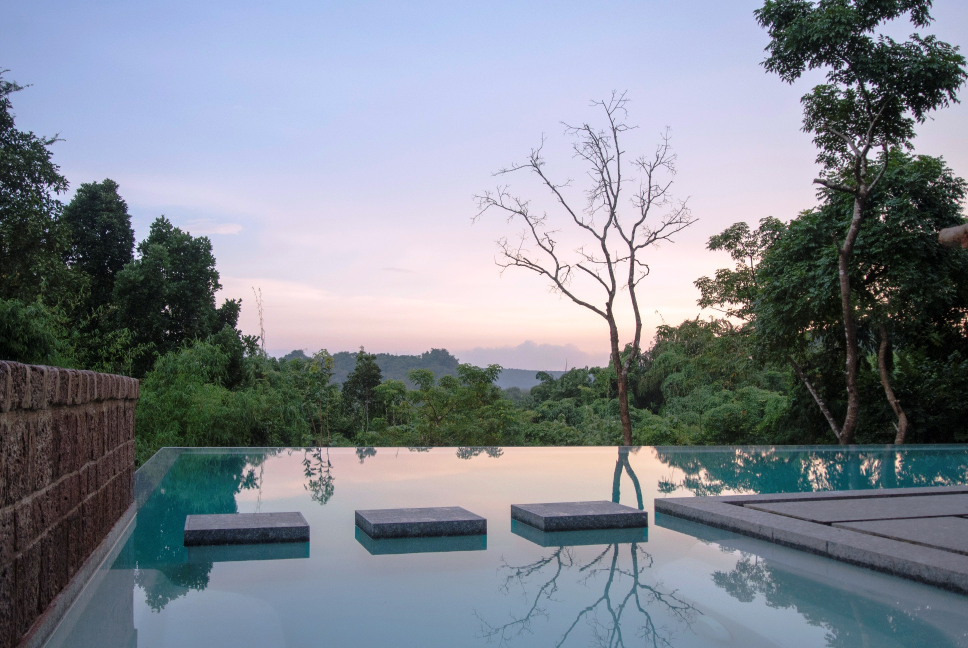
#> input picture games/AI master class python/day4/5.jpg, 1936 x 1296 px (shown at 1/2 size)
$ python ex1.py
#> lines starting #> are read from the running program, lines starting #| are printed output that depends on the picture
import cv2
import imutils #for resizing etc

img = cv2.imread("5.jpg")
#> img is the input picture: shape (1296, 1936, 3); mean B, G, R 143.7, 133.9, 127.9
#resizeImg = imutils.resize(img, width=20)

gaussianImg = cv2.GaussianBlur(img, (21,21), 0)
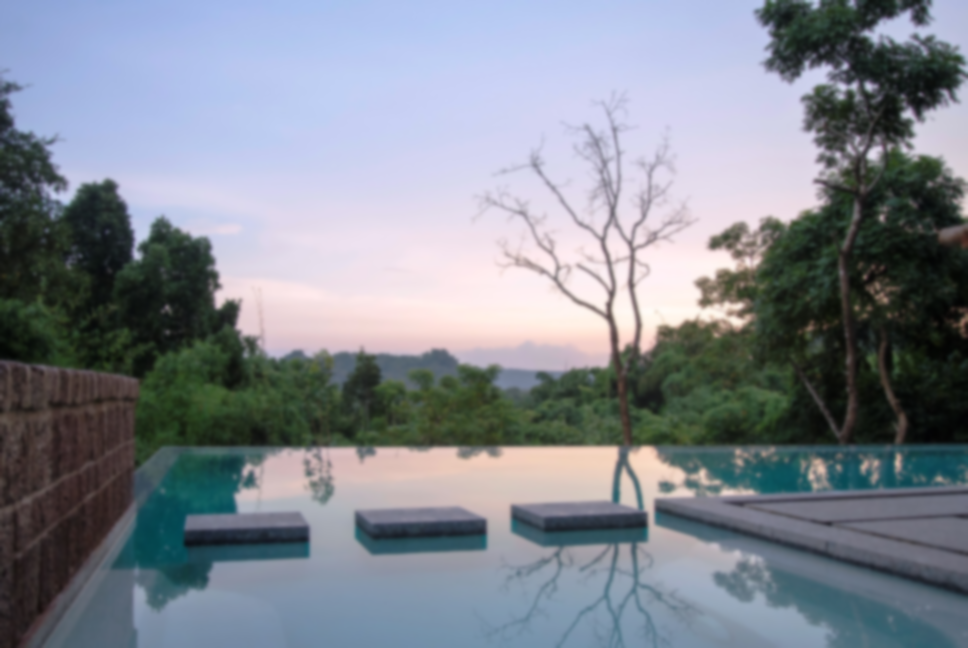
#> gaussianImg: shape (1296, 1936, 3) (shown at 1/2 size); mean B, G, R 143.7, 133.9, 127.9

cv2.imwrite("gaussianImg.jpg", gaussianImg)
